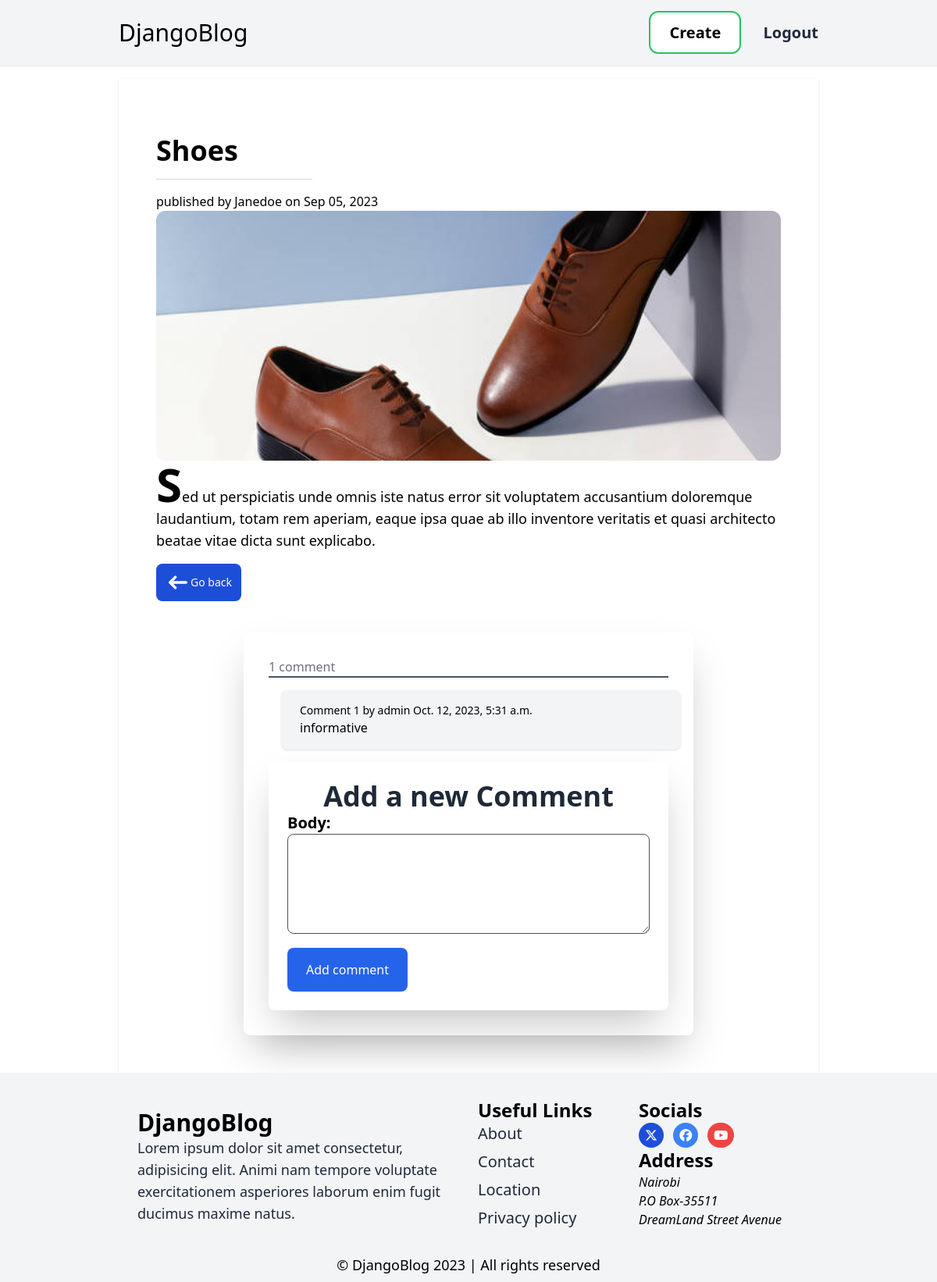
The app's page /post/shoes/16/ (signed in) with its own data.
### blog/models.py (models this page shows, shortened)
class Post(models.Model):
    title=models.CharField(max_length=200)
    image=models.ImageField(upload_to='image',blank=True,null=True)
    content=models.TextField()
    author=models.ForeignKey('auth.User',on_delete=models.CASCADE)
    published_at=models.DateTimeField(auto_now_add=True)
    updated_at=models.DateTimeField(auto_now=True)
    slug=models.SlugField(max_length=200,default='',blank=True)
    class Meta:
        ordering=['-published_at']

class Comment(models.Model):
    post=models.ForeignKey(Post, related_name='comments', on_delete=models.CASCADE)
    name=models.CharField(max_length=100)
    body=models.TextField()
    blog_author=models.ForeignKey('self',on_delete=models.CASCADE, null=True, blank=True)
    created=models.DateTimeField(auto_now_add=True)
    updated=models.DateTimeField(auto_now=True)
    is_active=models.BooleanField(default=True)
    class Meta:
        ordering=['created']
        indexes=[
            models.Index(fields=['created']),
            ]

### blog/views.py (the view)
# urls.py: path('post/<slug:post>/<int:pk>/',post_detail,name='detail'),
@login_required
def post_detail(request,post,pk):
    post=get_object_or_404(Post, pk=pk, slug=post)
    comments=post.comments.filter(is_active=True)
    form=CommentForm()
    return render(request,'blog/post_detail.html',{'post':post,'comments':comments,'form':form})

### blog/forms.py
class CommentForm(ModelForm):
    class Meta:
        model=Comment
        fields=['body']
        widgets={
            'body':forms.Textarea(attrs={
                'placehodler':'Comment here.....',
                'class':'px-6 py-4 h-32 w-full rounded-lg border border-gray-600'
            })
        }

### blog/templates/blog/post_detail.html (shortened to what this page needs)
{% extends 'blog/base.html' %}
{% block content %}
<div class="max-w-4xl mx-auto py-12 px-6  shadow">
    <div class="p-6">
        <h2 class="text-4xl font-semibold">{{post.title}}</h2>
        <hr class="border-t border-gray-300 my-4 w-1/4">
        <p>published by <span class="font-medium">{{post.author|title}}</span> on <span class="font-medium">{{post.published_at | date:"M d, Y"}}</span></p>
        {% if post.image %}
        <img src="{{post.image.url}}" alt="{{post.title}}" class="object-center object-cover h-80 w-full rounded-xl ">
        {% endif  %}
        <p class="first-letter:text-6xl first-letter:font-bold text-lg block">{{post.content}}</p>
        <div class="flex justify-between items-center flex-col sm:flex-row">
            <a href="{% url 'blog:home' %}" class=" my-4 inline-flex items-center px-3 py-2 text-sm font-medium text-center text-white bg-blue-700 rounded-lg hover:bg-blue-800 focus:ring-4 focus:outline-none focus:ring-blue-300 dark:bg-blue-600 dark:hover:bg-blue-700 dark:focus:ring-blue-800">
                <svg class="w-6 h-6 text-white m-1 dark:text-white" aria-hidden="true" xmlns="http://www.w3.org/2000/svg" fill="none" viewBox="0 0 14 10">
                    <path stroke="currentColor" stroke-linecap="round" stroke-linejoin="round" stroke-width="2" d="M13 5H1m0 0 4 4M1 5l4-4"/>
                  </svg>
                Go back
            </a>
        </div>
    </div>
    <div class="max-w-xl mx-auto bg-white rounded-lg shadow-2xl p-8">
        {% with comments.count as total_comments %}
        <h3 class="text-gray-500 font-medium">{{total_comments}} comment{{total_comments|pluralize}}</h3>
        {% endwith %}
        <hr class="border border-gray-600 w-full mx-auto">
        {% for comment in comments %}
        <div class="bg-gray-100 rounded-lg shadow px-6 py-4 w-full m-4">
            <p class="text-sm">Comment {{forloop.counter}} by {{comment.name}} {{comment.created}}</p>
            <p class="text-xl text-gray-600 font-light">
                {{comment.body|linebreaks}}
            </p>
        </div>
        {% empty %}
        <p class="text-3xl text-gray-600 font-semibold">There are no comments.</p>
        {% endfor %}
        {% include 'blog/comment_form.html' %}
    </div>
</div>
{% endblock %}

### records on screen
Post: title "Shoes", author "Janedoe", published_at "Sep 05, 2023", image (picture), content "Sed ut perspiciatis unde omnis iste natus error sit voluptatem accusantium doloremque laudantium, totam rem aperiam, eaque ipsa quae ab illo inventore veritatis et quasi architecto beatae vitae dicta sunt explicabo."
Comment: name "admin", created "Oct. 12, 2023, 5:31 a.m.", body "informative"

### other values on screen
{{ total_comments }} "1"
{{ field.label_tag }} "Body:"
